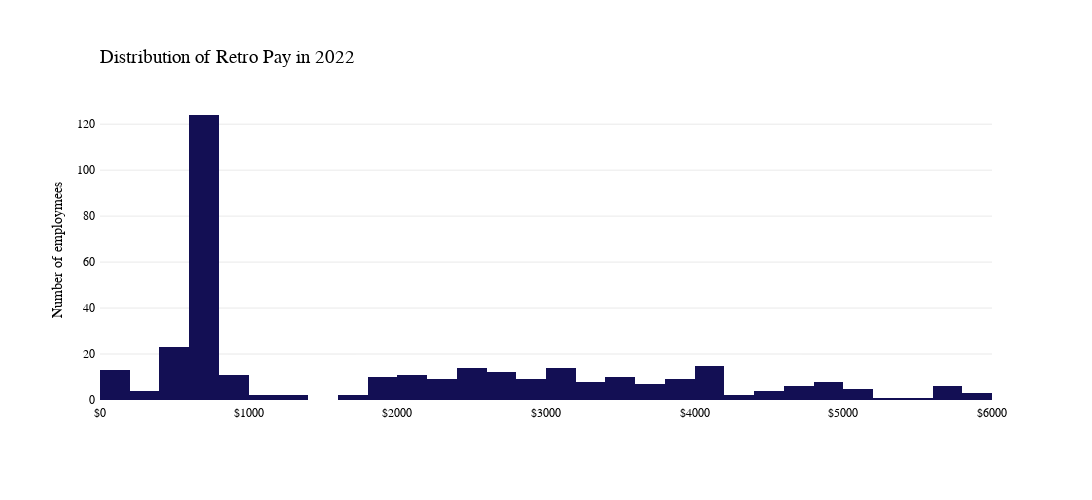

The notebook cell this image was saved under:
### Code cell
import plotly.express as px
# change the color of bars to #0055aa

fig.update_traces(marker_color='#0055aa')

# make the background transparent in white
fig.update_layout(plot_bgcolor='rgba(0,0,0,0)')
fig = px.histogram(df, x="RETRO", nbins=50, title='<b>Distribution of Retro Pay</b>', color_discrete_sequence=['#130F54'])
# change the frount of thing other than title to GT-America-Standard-regular
# add the kde line

fig.update_yaxes(title_text='Number of employmees')
fig.update_xaxes(showgrid=False, gridwidth=0.5, gridcolor='LightGray')
fig.update_yaxes(showgrid=True, gridwidth=0.5, gridcolor='LightGray')

# Font & other aesthetic stuff
fig.update_layout(
    plot_bgcolor='rgba(0,0,0,0)',
    font_family="GT America",
    font_color="black",
    xaxis_title=None,
    xaxis_tickprefix = '$',
    height=500,
    width=1100,
    margin=dict(
        l=100,
        r=100,
        b=100,
        t=100,
        pad=4
    )
    
)

# Customize title
fig.update_layout(
    title=go.layout.Title(
        text="Distribution of Retro Pay in 2022",
        xref="paper",
        x=0,
        y=0.9,
        font_family="GT America Bold",
        font_size=19
    )
)

fig.show()

### Figure 1 — Plotly figure (JSON) as saved in the notebook; plotly's stock layout.template omitted (floating-point values rounded to 4 significant figures; data arrays with more than 128 entries replaced by an {"elided": "..."} marker saying what was removed)
{"data": [{"alignmentgroup": "True", "bingroup": "x", "hovertemplate": "RETRO=%{x}<br>count=%{y}<extra></extra>", "legendgroup": "", "marker": {"color": "#130F54", "pattern": {"shape": ""}}, "name": "", "nbinsx": 50, "offsetgroup": "", "orientation": "v", "showlegend": false, "type": "histogram", "x": {"elided": "3032 float values"}, "xaxis": "x", "yaxis": "y"}], "layout": {"barmode": "relative", "font": {"color": "black", "family": "GT America"}, "height": 500, "legend": {"tracegroupgap": 0}, "margin": {"b": 100, "l": 100, "pad": 4, "r": 100, "t": 100}, "plot_bgcolor": "rgba(0,0,0,0)", "title": {"font": {"family": "GT America Bold", "size": 19}, "text": "Distribution of Retro Pay in 2022", "x": 0, "xref": "paper", "y": 0.9}, "width": 1100, "xaxis": {"anchor": "y", "domain": [0, 1], "gridcolor": "LightGray", "gridwidth": 0.5, "showgrid": false, "tickprefix": "$", "title": {}}, "yaxis": {"anchor": "x", "domain": [0, 1], "gridcolor": "LightGray", "gridwidth": 0.5, "showgrid": true, "title": {"text": "Number of employmees"}}}}
